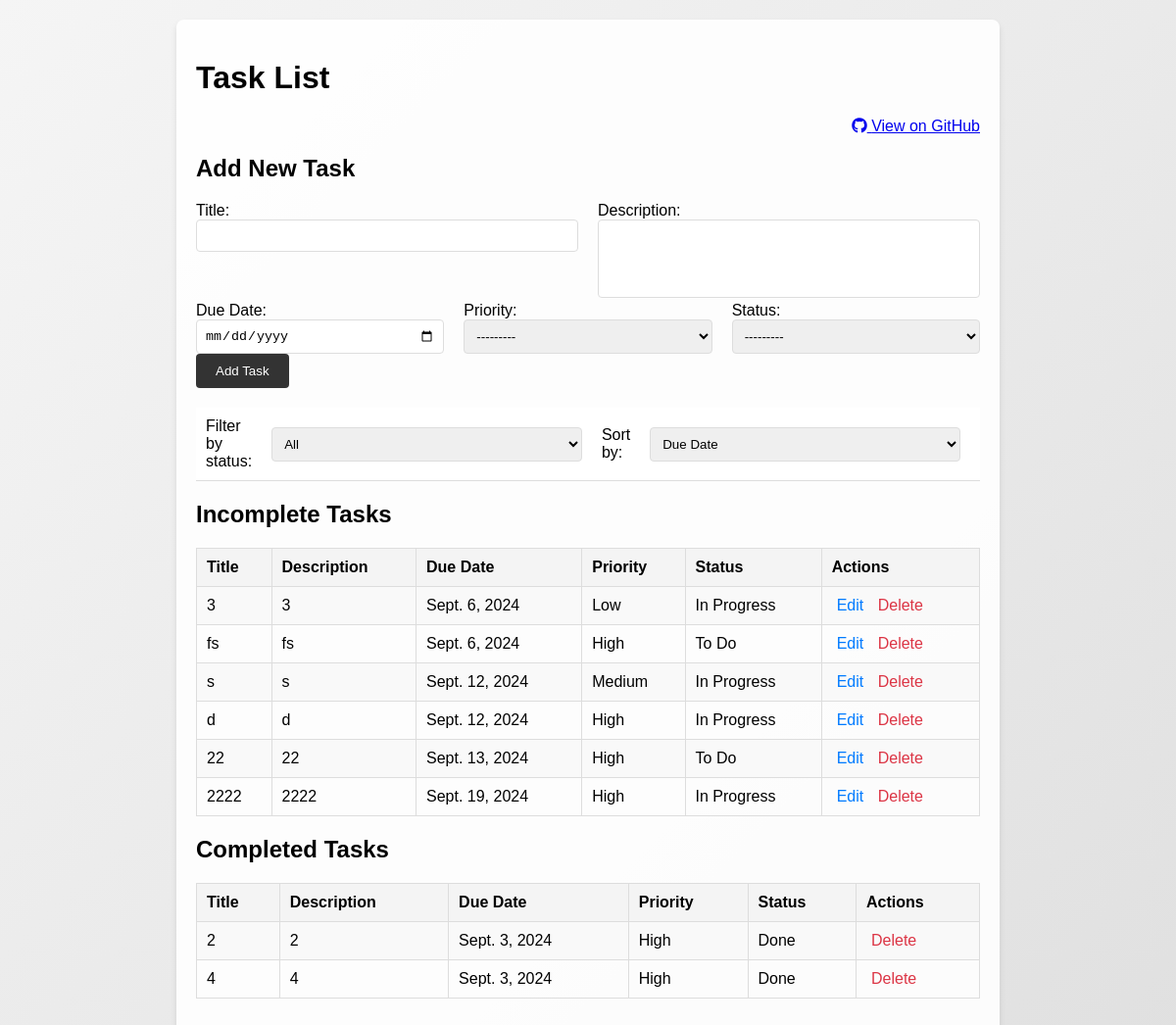
The page /tasks/ on the database as committed earlier.
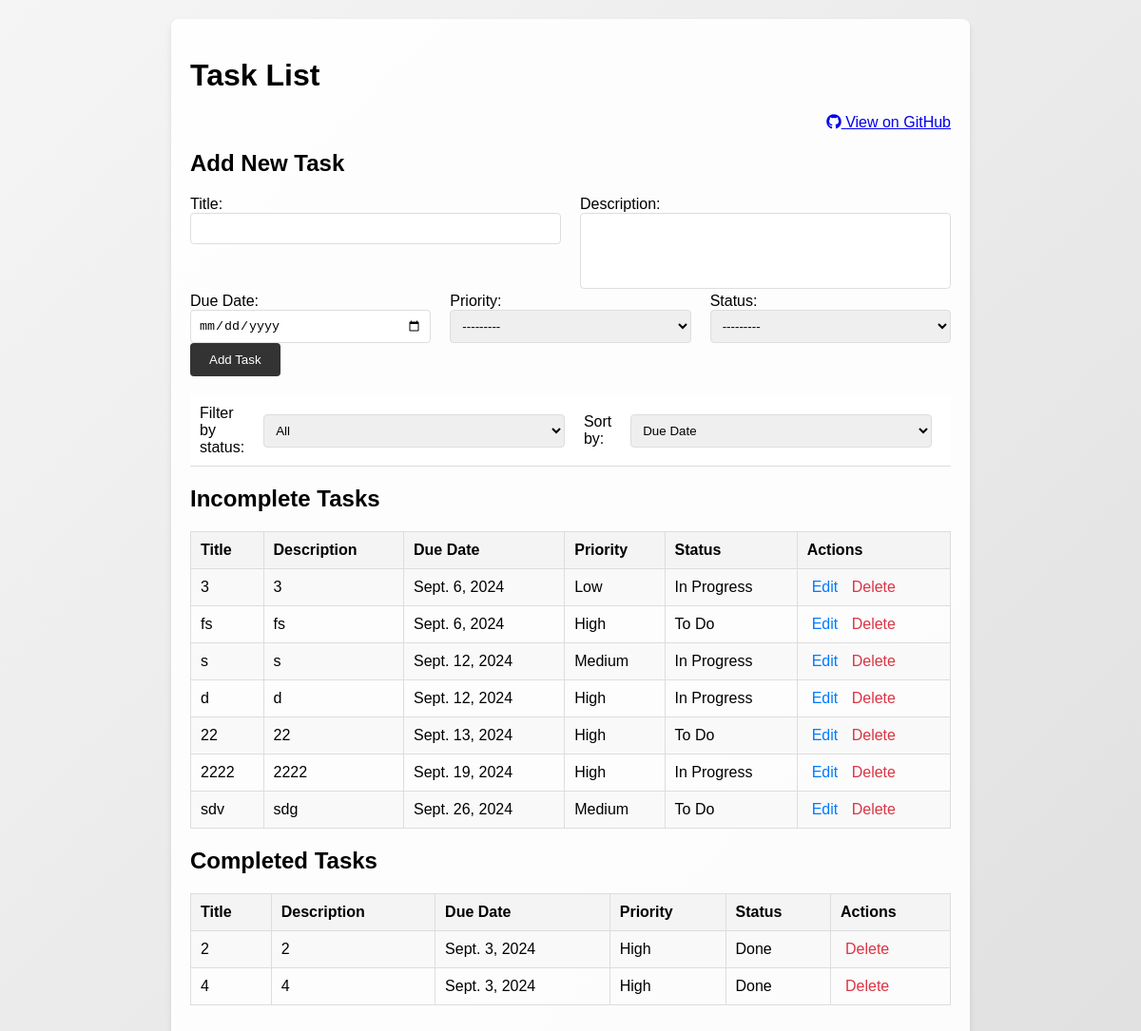
The same page on the database as committed later.
### tasks/models.py (models this page shows, shortened)
class Task(models.Model):
    STATUS_CHOICES = [
        ('To Do', 'To Do'),
        ('In Progress', 'In Progress'),
        ('Done', 'Done'),
    ]
    PRIORITY_CHOICES = [
        (1, 'High'),
        (2, 'Medium'),
        (3, 'Low'),
    ]
    title = models.CharField(max_length=255)
    description = models.TextField()
    due_date = models.DateField()
    priority = models.IntegerField(choices=PRIORITY_CHOICES)
    status = models.CharField(max_length=20, choices=STATUS_CHOICES)

### tasks/views.py (the view)
# urls.py: path('', views.task_list, name='task_list'),
def task_list(request):
    status_filter = request.GET.get('status')
    sort_by = request.GET.get('sort_by')
    tasks = Task.objects.all()
    if status_filter:
        tasks = tasks.filter(status=status_filter)
    if sort_by == 'priority':
        tasks = tasks.order_by('priority')
    elif sort_by == 'due_date':
        tasks = tasks.order_by('due_date')
    completed_tasks = Task.objects.filter(status='Done', due_date__lt=timezone.now())
    incomplete_tasks = tasks.exclude(id__in=completed_tasks.values_list('id', flat=True))
    if request.method == 'POST':
        form = TaskForm(request.POST)
        if form.is_valid():
            form.save()
            return redirect('task_list')  # Reload the page to see new task
    else:
        form = TaskForm()
    context = {
        'tasks': incomplete_tasks,
        'completed_tasks': completed_tasks,
        'form': form
    }
    return render(request, 'tasks/task_list.html', context)

### tasks/forms.py
class TaskForm(forms.ModelForm):
    class Meta:
        model = Task
        fields = ['title', 'description', 'due_date', 'priority', 'status']
        widgets = {
            'due_date': forms.DateInput(attrs={'type': 'date'}),
        }

### tasks/templates/tasks/task_list.html (shortened to what the changed rows need)
<!DOCTYPE html>
<html lang="en">
<head>
    {% load static %}
    <link rel="stylesheet" type="text/css" href="{% static 'tasks/styles.css' %}">
    <link rel="stylesheet" href="https://cdnjs.cloudflare.com/ajax/libs/font-awesome/6.0.0-beta3/css/all.min.css">
</head>
<body>
    <div class="background">
        <div class="glass-card">
            <h1>Task List</h1>
            <div class="form-container">
                <h2>Add New Task</h2>
            </div>
            <h2>Incomplete Tasks</h2>
            <table>
                <thead>
                    <tr>
                        <th>Title</th>
                        <th>Description</th>
                        <th>Due Date</th>
                        <th>Priority</th>
                        <th>Status</th>
                        <th>Actions</th>
                    </tr>
                </thead>
                <tbody>
                    {% for task in tasks %}
                    <tr>
                        <td>{{ task.title }}</td>
                        <td>{{ task.description }}</td>
                        <td>{{ task.due_date }}</td>
                        <td>{{ task.get_priority_display }}</td>
                        <td>{{ task.get_status_display }}</td>
                        <td>
                            <a href="{% url 'edit_task' task.id %}" class="edit-button">Edit</a>
                            <a href="{% url 'delete_task' task.id %}" class="delete-button"
                                onclick="return confirm('Are you sure?');">Delete</a>
                        </td>
                    </tr>
                    {% empty %}
                    <tr>
                        <td colspan="6">No tasks found.</td>
                    </tr>
                    {% endfor %}
                </tbody>
            </table>
            <h2>Completed Tasks</h2>
            <table>
                <thead>
                    <tr>
                        <th>Title</th>
                        <th>Description</th>
                        <th>Due Date</th>
                        <th>Priority</th>
                        <th>Status</th>
                        <th>Actions</th>
                    </tr>
                </thead>
                <tbody>
                    {% for task in completed_tasks %}
                    <tr>
                        <td>{{ task.title }}</td>
                        <td>{{ task.description }}</td>
                        <td>{{ task.due_date }}</td>
                        <td>{{ task.get_priority_display }}</td>
                        <td>{{ task.get_status_display }}</td>
                        <td>
                            <a href="{% url 'delete_task' task.id %}" class="delete-button"
                                onclick="return confirm('Are you sure?');">Delete</a>
                        </td>
                    </tr>
                    {% empty %}
                    <tr>
                        <td colspan="6">No completed tasks found.</td>
                    </tr>
                    {% endfor %}
                </tbody>
            </table>
        </div>
    </div>
</body>
</html>

Rows that differ between the two databases and show on the page:
added Task: title "sdv", description "sdg", due_date "Sept. 26, 2024", priority "Medium", status "To Do", shown under "Incomplete Tasks"
